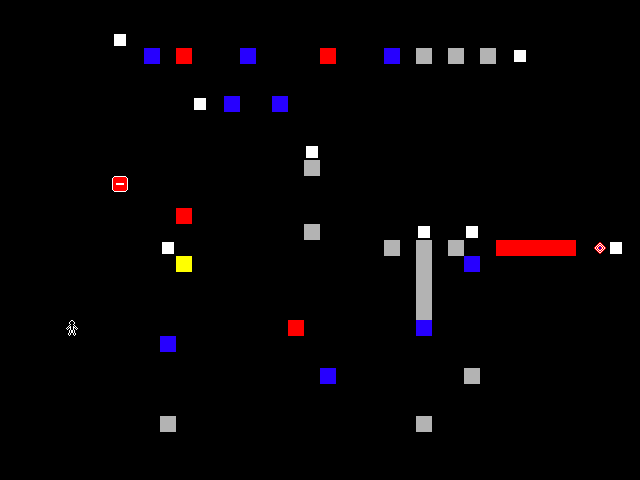

This is a level from a 2D game, rendered from its Tiled map with the project's own tilesets. A one-line summary and the map file follow, with tile-layer data summarised:
An orthogonal 40x30 tile map with 16x16 px tiles, 5 tile layers (tiles, pieces, pieces2, pieces3, ...) and 10 objects.

<map version="1.10" tiledversion="1.11.0" orientation="orthogonal" renderorder="right-down" width="40" height="30" tilewidth="16" tileheight="16" infinite="0" nextlayerid="8" nextobjectid="17">
 <tileset firstgid="1" name="tiles" tilewidth="16" tileheight="16" tilecount="81" columns="9">
  <image source="tiles.png" width="144" height="144" />
 </tileset>
 <layer id="1" name="tiles" width="40" height="30">
  <data>[1200 cells, 233 non-empty, 5 distinct tile ids]</data>
 </layer>
 <layer id="2" name="pieces" width="40" height="30">
  <data>[1200 cells, 27 non-empty, 9 distinct tile ids]</data>
 </layer>
 <layer id="6" name="pieces2" width="40" height="30">
  <data>[1200 cells, 0 non-empty, 0 distinct tile ids]</data>
 </layer>
 <layer id="7" name="pieces3" width="40" height="30">
  <data>[1200 cells, 0 non-empty, 0 distinct tile ids]</data>
 </layer>
 <layer id="3" name="actors" width="40" height="30">
  <data>[1200 cells, 1 non-empty, 1 distinct tile ids]</data>
 </layer>
 <objectgroup id="5" name="connectors">
  <object id="7" x="424" y="249">
   <polyline points="0,0 144,0.5" />
  </object>
  <object id="8" x="423.5" y="264">
   <polyline points="0,0 130,-18.5" />
  </object>
  <object id="9" x="425" y="281">
   <polyline points="0,0 111,-30.5" />
  </object>
  <object id="10" x="425" y="295">
   <polyline points="0,0 96,-48" />
  </object>
  <object id="11" x="425" y="311.5">
   <polyline points="0,0 78.5,-66" />
  </object>
  <object id="12" x="311.5" y="232.5">
   <polyline points="0,0 -125.5,-16" />
  </object>
  <object id="13" x="184.5" y="263.5">
   <polyline points="0,0 -3.5,-46.5" />
  </object>
  <object id="14" x="184" y="268">
   <polyline points="0,0 113,60.5" />
  </object>
  <object id="15" x="487.5" y="57.5">
   <polyline points="0,0 -160,0.5" />
  </object>
  <object id="16" x="426" y="52.5">
   <polyline points="0,0 -244.5,3" />
  </object>
 </objectgroup>
</map>